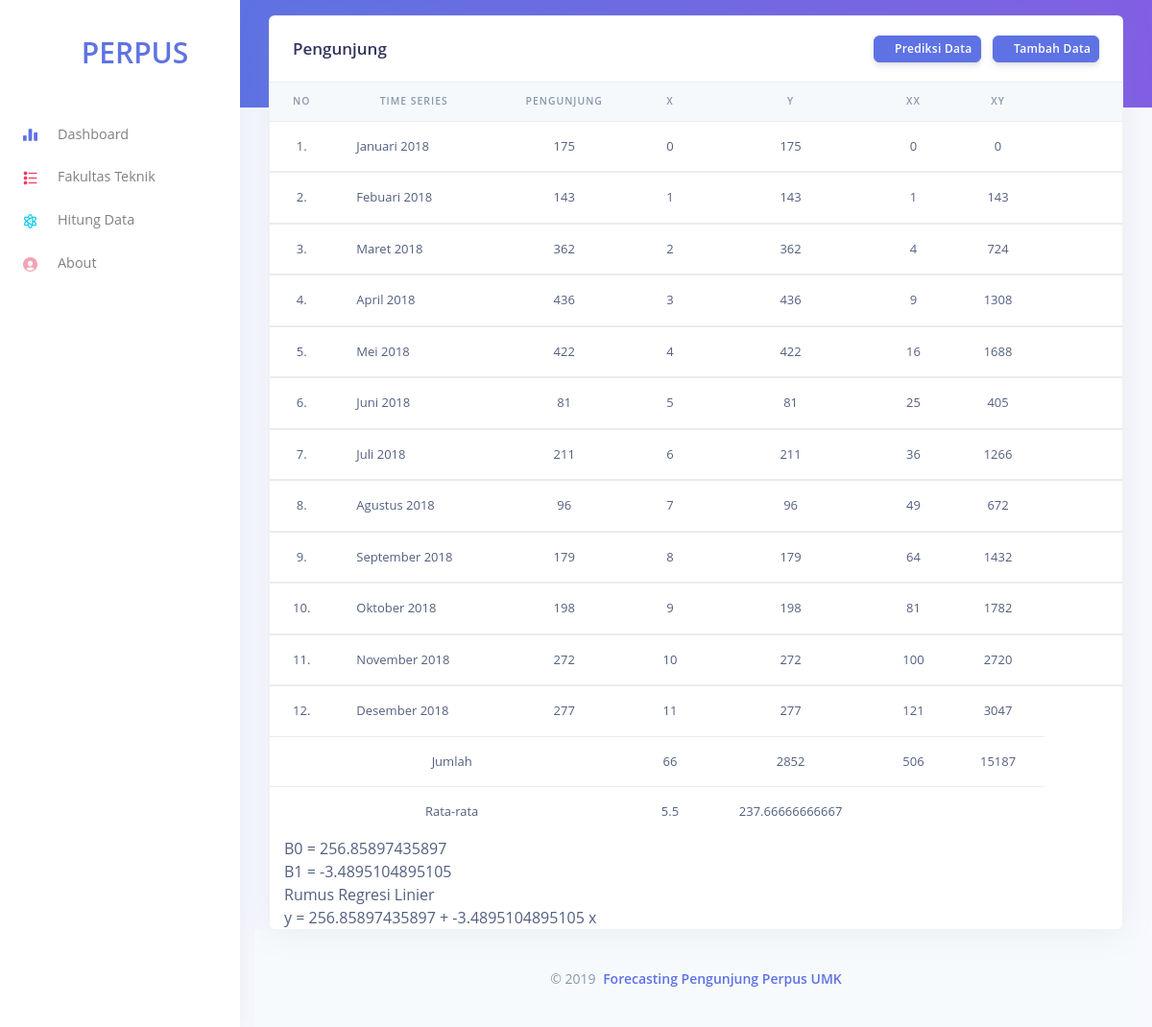
Page /index.php/admin/ft on the committed database.
### tables this page shows
CREATE TABLE `perpus` (
  `id` int(11) NOT NULL,
  `bulan` varchar(20) NOT NULL,
  `tahun` int(11) NOT NULL,
  `jumlah` int(11) NOT NULL,
  `fakultas` varchar(30) DEFAULT NULL
);

### application/controllers/Admin.php (called while the page is built, shortened)
<?php
class Admin extends CI_Controller {
	function __construct(){
		$this->load->model('My_model');
	}
	public function ft(){
		$data['tpengunjung']=$this->My_model->tampilwhere('FAKULTAS TEKNIK');
		$this->load->view('datapengunjung',$data);
	}
}
?>

### index.php (called while the page is built, shortened)
<?php
require_once BASEPATH.'core/CodeIgniter.php';

### application/models/My_model.php (called while the page is built, shortened)
<?php
class My_model extends CI_Model{
	public function tampilwhere($fakultas){
		return $this->db->query("SELECT * FROM perpus WHERE fakultas='$fakultas' ORDER BY id ASC");
	}
}

### application/views/datapengunjung.php (the view, shortened to what this page needs)
<?php $this->load->view('template/header')?>
    <div class="container mt--7">
      <div class="col-xl-12 mb-5 mb-xl-0">
        <div class="card shadow">
          <div class="card-header border-0">
            <div class="row align-items-center">
              <div class="col">
                <h3 class="mb-0">Pengunjung </h3>
              </div>
              <div class="col text-right">
                <button class="btn btn-sm btn-primary" type="button" data-toggle="modal" data-target="#modal-prediksi"><i class="fa fa-plane"></i> Prediksi Data</button>
                <button class="btn btn-sm btn-primary" type="button" data-toggle="modal" data-target="#modal-tambah"><i class="fa fa-plus"></i> Tambah Data</button>
              </div>
            </div>
          </div>
          <div class="table-responsive animated fadeIn">
            <table class="table align-items-center table-flush">
              <thead class="thead-light">
                <tr align="center">
                  <th width="2">No</th>
                  <th >Time Series</th>
                  <th >Pengunjung</th>
                  <th >X</th>
                  <th >Y</th>
                  <th >XX</th>
                  <th >XY</th>
                  <th></th>
                </tr>
              </thead>
              <?php
              $no= 0;
              $total_x = 0;
              $total_y = 0;
              $total_xx = 0;
              $total_xy = 0;
              $x = -1;
              foreach ($tpengunjung->result_object() as $tp){
                $no++;
                $x++;
                $bulan    = $tp->bulan;
                $tahun    = $tp->tahun;
                $jumlah   = $tp->jumlah;
                $xx       = $x * $x;
                $xy       = $x * $jumlah;
                $total_x  = $total_x + $x;
                $total_y  = $total_y + $jumlah;
                $total_xx = $total_xx + $xx;
                $total_xy = $total_xy + $xy;
              ?>
              <tbody>
                <tr align="center">
                  <td><?=$no?>.</td>
                  <td align="left"><?="$bulan $tahun"?></td>
                  <td><?=$jumlah?></td>
                  <td><?=$x?></td>
                  <td><?=$jumlah?></td>
                  <td><?=$xx?></td>
                  <td><?=$xy?></td>
                  <td>
                    <a data-toggle="modal" data-target="#modal-edit<?=$tp->id?>" title="Edit data" href=""><i class="fa fa-edit"></i></a>
                    <a href="hapusdata/<?=$tp->id?>" title="Hapus data"><i class="fa fa-trash"></i></a>
                  </td>
                </tr>
              <?php }?>
                <tr align="center">
                  <td colspan="3">Jumlah</td>
                  <td><?=$total_x?></td>
                  <td><?=$total_y?></td>
                  <td><?=$total_xx?></td>
                  <td><?=$total_xy?></td>
                </tr>
                <tr align="center">
                  <td colspan="3">Rata-rata</td>
                  <td><?=$total_x/$no?></td>
                  <td><?=$total_y/$no?></td>
                  <td>&nbsp</td>
                  <td>&nbsp</td>
                </tr>
              </tbody>
            </table>
            <div class="container">
              <?php
              $b1 = ($total_xy - (($total_x * $total_y)/$no))/($total_xx - (($total_x * $total_x)/$no));
              $b0 = ($total_y/$no) - $b1 * ($total_x/$no);
              echo "B0 = $b0<br>";
              echo "B1 = $b1 <br>";
              echo "Rumus Regresi Linier<br>";
              echo "y = $b0 + $b1 x<br>";
              ?>
            </div>
          </div>
        </div>
      </div>
      <footer class="footer">
        <div class="copyright text-center text-xl-let text-muted">
          &copy; 2019 <a href="#" class="font-weight-bold ml-1" target="_blank">Forecasting Pengunjung Perpus UMK</a>
        </div>
      </footer>
    </div>
<?php $this->load->view('template/footer')?>

### application/views/template/header.php (shortened to what this page needs)
<!DOCTYPE html>
<html lang="en">
<head>
  <link href="<?=base_url()?>assets/js/plugins/nucleo/css/nucleo.css" rel="stylesheet" />
  <link href="<?=base_url()?>assets/js/plugins/@fortawesome/fontawesome-free/css/all.min.css" rel="stylesheet" />
  <link href="<?=base_url()?>assets/css/argon-dashboard.css?v=1.1.0" rel="stylesheet" />
  <link rel="stylesheet" type="text/css" href="<?=base_url()?>assets/css/animate.min.css">
</head>
<body class="">
  <nav class="navbar navbar-vertical fixed-left navbar-expand-md navbar-light bg-white" id="sidenav-main">
    <div class="container-fluid">
      <a class="navbar-brand pb-0" href="<?=base_url()?>">
        <h2 style="font-size: 30px;color: #6073e3;"><i class="fa fa-book"></i> PERPUS</h2>
      </a>
      <div class="collapse navbar-collapse" id="sidenav-collapse-main">
        <ul class="navbar-nav">
          <li class="nav-item">
          <a class=" nav-link " href="<?=base_url()?>"> <i class="ni ni-chart-bar-32 text-primary"></i> Dashboard
            </a>
          </li>
          <li class="nav-item">
            <a class="nav-link " href="<?=base_url('index.php/admin/ft')?>">
              <i class="ni ni-bullet-list-67 text-red"></i> Fakultas Teknik
            </a>
          </li>
          <li class="nav-item">
            <a class="nav-link" href="<?=site_url('admin/totaldata')?>">
              <i class="ni ni-atom text-info"></i> Hitung Data
            </a>
          </li>
          <li class="nav-item">
            <a class="nav-link" href="<?=site_url('admin/about')?>">
              <i class="ni ni-circle-08 text-pink"></i> About
            </a>
          </li>
        </ul>
      </div>
    </div>
  </nav>
  <div class="main-content">

### application/views/template/footer.php (shortened to what this page needs)
  </div>
</body>
</html>

### rows in the picture
perpus: bulan "Januari", tahun "2018", jumlah "175", xx "0", jumlah "0"
perpus: bulan "Febuari", tahun "2018", jumlah "143", xx "1"
perpus: bulan "Maret", tahun "2018", jumlah "362", xx "4", jumlah "724"
perpus: bulan "April", tahun "2018", jumlah "436", xx "9", jumlah "1308"
perpus: bulan "Mei", tahun "2018", jumlah "422", xx "16", jumlah "1688"
perpus: bulan "Juni", tahun "2018", jumlah "81", xx "25", jumlah "405"
perpus: bulan "Juli", tahun "2018", jumlah "211", xx "36", jumlah "1266"
perpus: bulan "Agustus", tahun "2018", jumlah "96", xx "49", jumlah "672"
perpus: bulan "September", tahun "2018", jumlah "179", xx "64", jumlah "1432"
perpus: bulan "Oktober", tahun "2018", jumlah "198", xx "81", jumlah "1782"
perpus: bulan "November", tahun "2018", jumlah "272", xx "100", jumlah "2720"
perpus: bulan "Desember", tahun "2018", jumlah "277", xx "121", jumlah "3047"

### other values in the picture
$total_x "66"
$total_y "2852"
$total_xx "506"
$total_xy "15187"
$total_x/$no "5.5"
$total_y/$no "237.66666666667"
$b0 "256.85897435897"
$b1 "-3.4895104895105"
